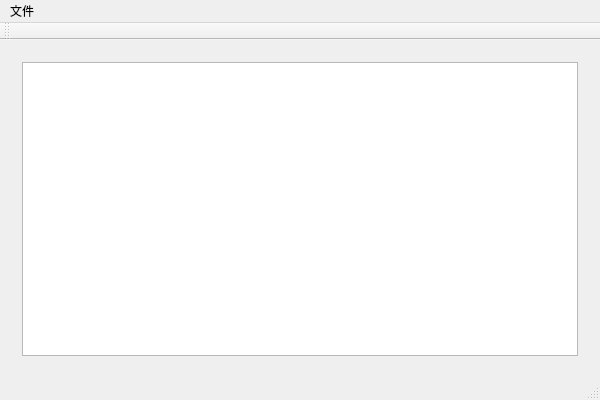
<?xml version="1.0" encoding="UTF-8"?>
<ui version="4.0">
 <class>mainWindow</class>
 <widget class="QMainWindow" name="mainWindow">
  <property name="geometry">
   <rect>
    <x>0</x>
    <y>0</y>
    <width>600</width>
    <height>400</height>
   </rect>
  </property>
  <property name="sizePolicy">
   <sizepolicy hsizetype="Expanding" vsizetype="Expanding">
    <horstretch>0</horstretch>
    <verstretch>0</verstretch>
   </sizepolicy>
  </property>
  <property name="windowTitle">
   <string>consuegra</string>
  </property>
  <widget class="QWidget" name="mainGridLayout">
   <layout class="QGridLayout" name="gridLayout_4">
    <item row="0" column="0">
     <layout class="QGridLayout" name="gridLayout_2">
      <property name="sizeConstraint">
       <enum>QLayout::SetNoConstraint</enum>
      </property>
      <item row="0" column="0">
       <widget class="QStackedWidget" name="stackedWidget">
        <widget class="QWidget" name="page_3">
         <layout class="QGridLayout" name="gridLayout_5">
          <item row="0" column="0">
           <layout class="QGridLayout" name="gridLayout_3">
            <property name="sizeConstraint">
             <enum>QLayout::SetNoConstraint</enum>
            </property>
            <item row="0" column="0">
             <widget class="QTableView" name="tableView"/>
            </item>
           </layout>
          </item>
         </layout>
        </widget>
        <widget class="QWidget" name="others"/>
       </widget>
      </item>
     </layout>
    </item>
   </layout>
  </widget>
  <widget class="QMenuBar" name="menuBar">
   <property name="geometry">
    <rect>
     <x>0</x>
     <y>0</y>
     <width>600</width>
     <height>17</height>
    </rect>
   </property>
   <widget class="QMenu" name="menu">
    <property name="title">
     <string>文件</string>
    </property>
    <addaction name="import_cv"/>
    <addaction name="display"/>
    <addaction name="others_2"/>
   </widget>
   <addaction name="menu"/>
  </widget>
  <widget class="QToolBar" name="mainToolBar">
   <attribute name="toolBarArea">
    <enum>TopToolBarArea</enum>
   </attribute>
   <attribute name="toolBarBreak">
    <bool>true</bool>
   </attribute>
  </widget>
  <widget class="QStatusBar" name="statusBar"/>
  <action name="import_cv">
   <property name="text">
    <string>导入</string>
   </property>
  </action>
  <action name="display">
   <property name="text">
    <string>显示</string>
   </property>
  </action>
  <action name="others_2">
   <property name="text">
    <string>其他</string>
   </property>
  </action>
 </widget>
 <layoutdefault spacing="6" margin="11"/>
 <resources>
  <include location="consuegra.qrc"/>
 </resources>
 <connections/>
</ui>
